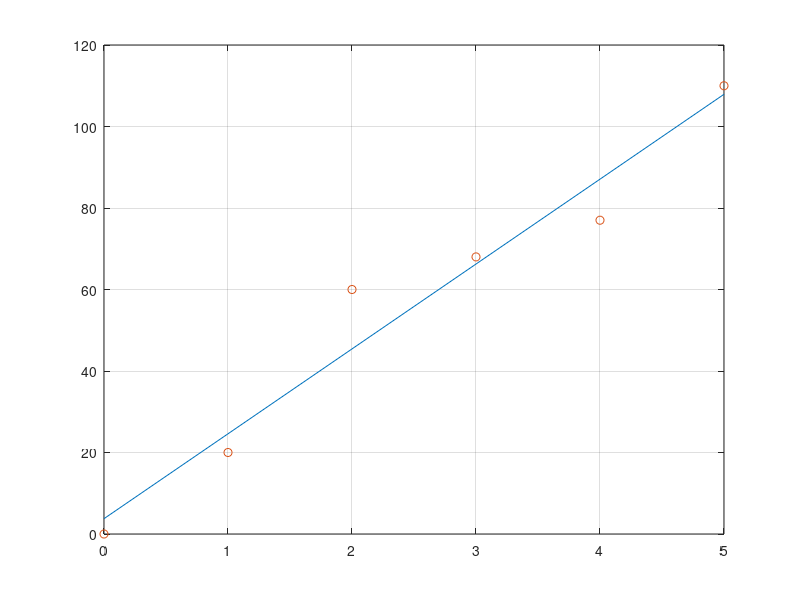

Write MATLAB code to recreate this figure.
function [m,n]=lms()
x=[0 1 2 3 4 5];
y=[0 20 60 68 77 110];
coef=polyfit(x,y,1);
m=coef(1);
n=coef(2);
y1=m*x+n;
sum_p=sum((y-y1).^2);
axis([-1 6  -20 120]);
plot(x,y1,x,y,'o');
grid;